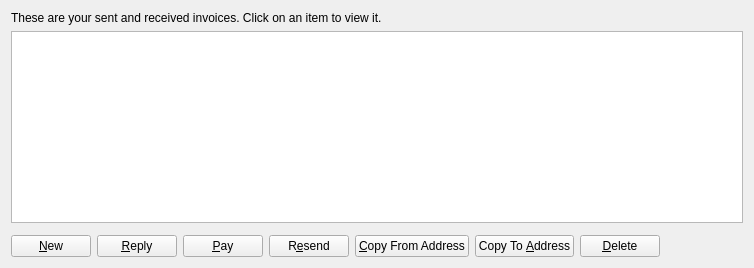
<?xml version="1.0" encoding="UTF-8"?>
<ui version="4.0">
 <class>InvoicePage</class>
 <widget class="QWidget" name="InvoicePage">
  <property name="geometry">
   <rect>
    <x>0</x>
    <y>0</y>
    <width>754</width>
    <height>268</height>
   </rect>
  </property>
  <property name="windowTitle">
   <string>Address Book</string>
  </property>
  <layout class="QVBoxLayout" name="verticalLayout">
   <item>
    <widget class="QLabel" name="labelExplanation">
     <property name="text">
      <string>These are your sent and received invoices. Click on an item to view it.</string>
     </property>
     <property name="textFormat">
      <enum>Qt::PlainText</enum>
     </property>
     <property name="wordWrap">
      <bool>true</bool>
     </property>
    </widget>
   </item>
   <item>
    <widget class="QTableView" name="tableView">
     <property name="contextMenuPolicy">
      <enum>Qt::CustomContextMenu</enum>
     </property>
     <property name="toolTip">
      <string>Double-click to edit address or label</string>
     </property>
     <property name="tabKeyNavigation">
      <bool>false</bool>
     </property>
     <property name="alternatingRowColors">
      <bool>true</bool>
     </property>
     <property name="selectionMode">
      <enum>QAbstractItemView::SingleSelection</enum>
     </property>
     <property name="selectionBehavior">
      <enum>QAbstractItemView::SelectRows</enum>
     </property>
     <property name="sortingEnabled">
      <bool>true</bool>
     </property>
     <attribute name="verticalHeaderVisible">
      <bool>false</bool>
     </attribute>
    </widget>
   </item>
   <item>
    <widget class="QWidget" name="invoiceView" native="true"/>
   </item>
   <item>
    <layout class="QHBoxLayout" name="horizontalLayout">
     <item>
      <widget class="QPushButton" name="newButton">
       <property name="text">
        <string>&amp;New</string>
       </property>
       <property name="icon">
        <iconset resource="../bitcoin.qrc">
         <normaloff>:/icons/add</normaloff>:/icons/add</iconset>
       </property>
      </widget>
     </item>
     <item>
      <widget class="QPushButton" name="replyButton">
       <property name="text">
        <string>&amp;Reply</string>
       </property>
       <property name="icon">
        <iconset resource="../bitcoin.qrc">
         <normaloff>:/icons/send</normaloff>:/icons/send</iconset>
       </property>
      </widget>
     </item>
     <item>
      <widget class="QPushButton" name="payButton">
       <property name="toolTip">
        <string>Sign a message to prove you own a CinniCoin address</string>
       </property>
       <property name="text">
        <string>&amp;Pay</string>
       </property>
       <property name="icon">
        <iconset resource="../bitcoin.qrc">
         <normaloff>:/icons/send</normaloff>:/icons/send</iconset>
       </property>
      </widget>
     </item>
     <item>
      <widget class="QPushButton" name="resendButton">
       <property name="toolTip">
        <string>Sign a message to prove you own a CinniCoin address</string>
       </property>
       <property name="text">
        <string>R&amp;esend</string>
       </property>
       <property name="icon">
        <iconset resource="../bitcoin.qrc">
         <normaloff>:/icons/send</normaloff>:/icons/send</iconset>
       </property>
      </widget>
     </item>
     <item>
      <widget class="QPushButton" name="copyFromAddressButton">
       <property name="toolTip">
        <string>Copy the currently selected address to the system clipboard</string>
       </property>
       <property name="text">
        <string>&amp;Copy From Address</string>
       </property>
       <property name="icon">
        <iconset resource="../bitcoin.qrc">
         <normaloff>:/icons/editcopy</normaloff>:/icons/editcopy</iconset>
       </property>
      </widget>
     </item>
     <item>
      <widget class="QPushButton" name="copyToAddressButton">
       <property name="toolTip">
        <string>Copy the currently selected address to the system clipboard</string>
       </property>
       <property name="text">
        <string>Copy To &amp;Address</string>
       </property>
       <property name="icon">
        <iconset resource="../bitcoin.qrc">
         <normaloff>:/icons/editcopy</normaloff>:/icons/editcopy</iconset>
       </property>
      </widget>
     </item>
     <item>
      <widget class="QPushButton" name="deleteButton">
       <property name="toolTip">
        <string>Delete the currently selected address from the list</string>
       </property>
       <property name="text">
        <string>&amp;Delete</string>
       </property>
       <property name="icon">
        <iconset resource="../bitcoin.qrc">
         <normaloff>:/icons/remove</normaloff>:/icons/remove</iconset>
       </property>
      </widget>
     </item>
     <item>
      <spacer name="horizontalSpacer">
       <property name="orientation">
        <enum>Qt::Horizontal</enum>
       </property>
       <property name="sizeHint" stdset="0">
        <size>
         <width>40</width>
         <height>20</height>
        </size>
       </property>
      </spacer>
     </item>
    </layout>
   </item>
  </layout>
 </widget>
 <resources>
  <include location="../bitcoin.qrc"/>
 </resources>
 <connections/>
</ui>
